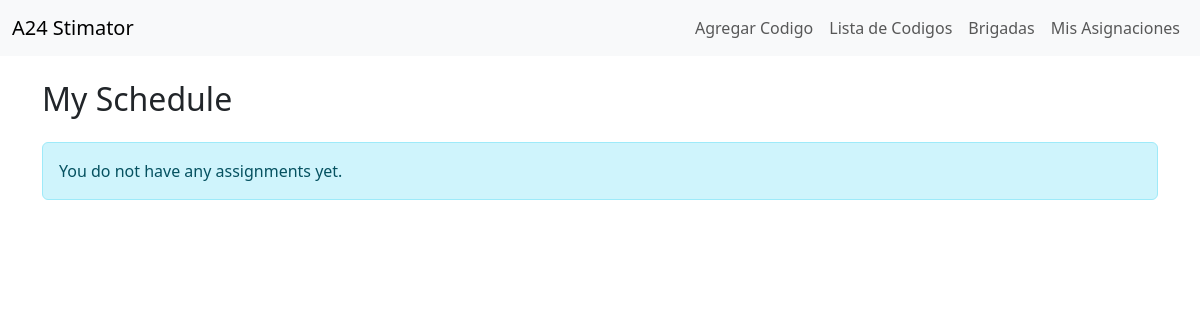
The page /work-tracking/my-schedule/ (signed in) on the database as committed earlier.
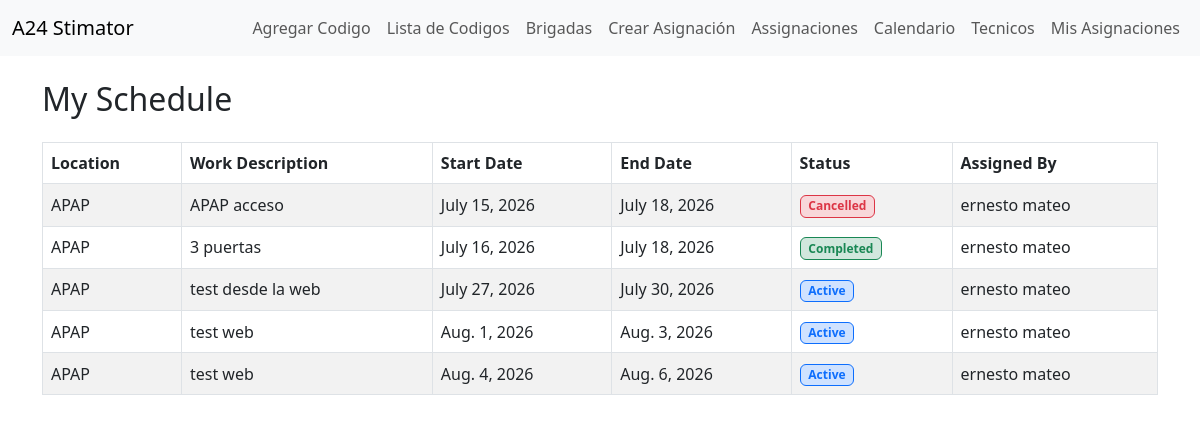
The same page on the database as committed later.
### work_tracking/models.py (models this page shows, shortened)
class TechnicianAssigment(models.Model):
    STATUS_ACTIVE = 'active'
    STATUS_CANCELLED = 'cancelled'
    STATUS_COMPLETED = 'completed'
    STATUS_CHOICES = [
        (STATUS_ACTIVE, 'Active'),
        (STATUS_CANCELLED, 'Cancelled'),
        (STATUS_COMPLETED, 'Completed'),
    ]
    workers = models.ManyToManyField(User, through='AssignmentMember', related_name='work_assignments')
    assigned_by = models.ForeignKey(User, on_delete=models.PROTECT, related_name='created_technician_assigments')
    location = models.CharField(max_length=255)
    work_description = models.TextField(blank=True, null=True)
    start_date = models.DateField()
    end_date = models.DateField()
    status = models.CharField(max_length=20, choices=STATUS_CHOICES, default=STATUS_ACTIVE)
    created_at = models.DateTimeField(auto_now_add=True)

### work_tracking/views.py (the view)
# urls.py: path("my-schedule/", views.my_schedule_view, name="my_schedule"),
@login_required(login_url='login')
def my_schedule_view(request):
    assignments = TechnicianAssigment.objects.filter(workers = request.user).prefetch_related("workers", "workers__profile",).select_related("assigned_by",).order_by("start_date", "end_date")
    return render(request, 'work_tracking/my_schedule.html', {'assignments': assignments})

### work_tracking/templates/work_tracking/my_schedule.html (shortened to what this page needs)
{% extends 'html/layout.html' %}
{% block content %}
<h2 class="mb-4">My Schedule</h2>
{% if assignments %}
    <div class="table-responsive">
        <table class="table table-striped table-bordered align-middle">
            <thead>
                <tr>
                    <th>Location</th>
                    <th>Work Description</th>
                    <th>Start Date</th>
                    <th>End Date</th>
                    <th>Status</th>
                    <th>Assigned By</th>
                </tr>
            </thead>
            <tbody>
                {% for assignment in assignments %}
                    <tr>
                        <td>{{ assignment.location }}</td>
                        <td>{{ assignment.work_description|default:"-" }}</td>
                        <td>{{ assignment.start_date }}</td>
                        <td>{{ assignment.end_date }}</td>
                        <td>
                            {% if assignment.status == "completed" %}
                                <span class="badge bg-success-subtle text-success border border-success">
                                    {{ assignment.get_status_display }}
                                </span>
                            {% elif assignment.status == "cancelled" %}
                                <span class="badge bg-danger-subtle text-danger border border-danger">
                                    {{ assignment.get_status_display }}
                                </span>
                            {% else %}
                                <span class="badge bg-primary-subtle text-primary border border-primary">
                                    {{ assignment.get_status_display }}
                                </span>
                            {% endif %}
                        </td>
                        <td>{{ assignment.assigned_by.get_full_name|default:assignment.assigned_by.username }}</td>
                    </tr>
                {% endfor %}
            </tbody>
        </table>
    </div>
{% else %}
    <div class="alert alert-info">
        You do not have any assignments yet.
    </div>
{% endif %}
{% endblock %}

### codigos/templates/html/layout.html (shortened to what this page needs)
<!DOCTYPE html>
<html lang="en">
<head>
    <link href="https://cdn.jsdelivr.net/npm/bootstrap@5.3.0/dist/css/bootstrap.min.css" rel="stylesheet">
</head>
<body>
    <nav class="navbar navbar-expand-lg navbar-light bg-light fixed-top">
       <div class="container-fluid">
        <a class="navbar-brand" href="{% url 'home' %}">A24 Stimator</a>
        <div class="collapse navbar-collapse" id="navbarNav">
            <ul class="navbar-nav ms-auto">
                {% if user.is_authenticated %}
                    <li class="nav-item">
                        <a class="nav-link" href="{% url 'codigo_form' %}">Agregar Codigo</a>
                    </li>
                    <li class="nav-item">
                        <a class="nav-link" href="{% url 'lista_codigos' %}">Lista de Codigos</a>
                    </li>
                    <li class="nav-item">
                        <a class="nav-link" href="{% url 'brigadas' %}">Brigadas</a>
                    </li>
                    {% if user.profile and user.profile.role == "management" or user.profile.role == "supervisor" %}
                    <li class="nav-item">
                        <a class="nav-link" href="{% url 'create_assignment' %}">Crear Asignación</a>
                    </li>
                    <li class="nav-item">
                        <a class="nav-link" href="{% url 'assignment_list' %}">Assignaciones</a>
                    </li>
                    <li class="nav-item">
                        <a class="nav-link" href="{% url 'assignment_calendar' %}">Calendario</a>
                    </li>
                    <li class="nav-item">
                        <a class="nav-link" href="{% url 'worker_directory' %}">Tecnicos</a>
                    </li>
                    {% endif %}
                    <li class="nav-item">
                        <a class="nav-link" href="{% url 'my_schedule' %}">Mis Asignaciones</a>
                    </li>
                {% endif %}
            </ul>
        </div>
         </div>
    </nav>
    <div class="container" style="margin-top: 80px;">
        {% block content %}{% endblock %}
    </div>
</body>
</html>

Rows that differ between the two databases and show on the page:
added TechnicianAssigment: location "APAP", work_description "APAP acceso", start_date "July 15, 2026", end_date "July 18, 2026", status "Cancelled", assigned_by.get_full_name "ernesto mateo"
added TechnicianAssigment: location "APAP", work_description "3 puertas", start_date "July 16, 2026", end_date "July 18, 2026", status "Completed", assigned_by.get_full_name "ernesto mateo"
added TechnicianAssigment: location "APAP", work_description "test desde la web", start_date "July 27, 2026", end_date "July 30, 2026", status "Active", assigned_by.get_full_name "ernesto mateo"
added TechnicianAssigment: location "APAP", work_description "test web", start_date "Aug. 1, 2026", end_date "Aug. 3, 2026", status "Active", assigned_by.get_full_name "ernesto mateo"
added TechnicianAssigment: location "APAP", work_description "test web", start_date "Aug. 4, 2026", end_date "Aug. 6, 2026", status "Active", assigned_by.get_full_name "ernesto mateo"
Other text that changed with them:
text no longer shown: "You do not have any assignments yet."
text now shown: "Crear Asignación Assignaciones Calendario Tecnicos Location Work Description Start Date End Date Status Assigned By"
